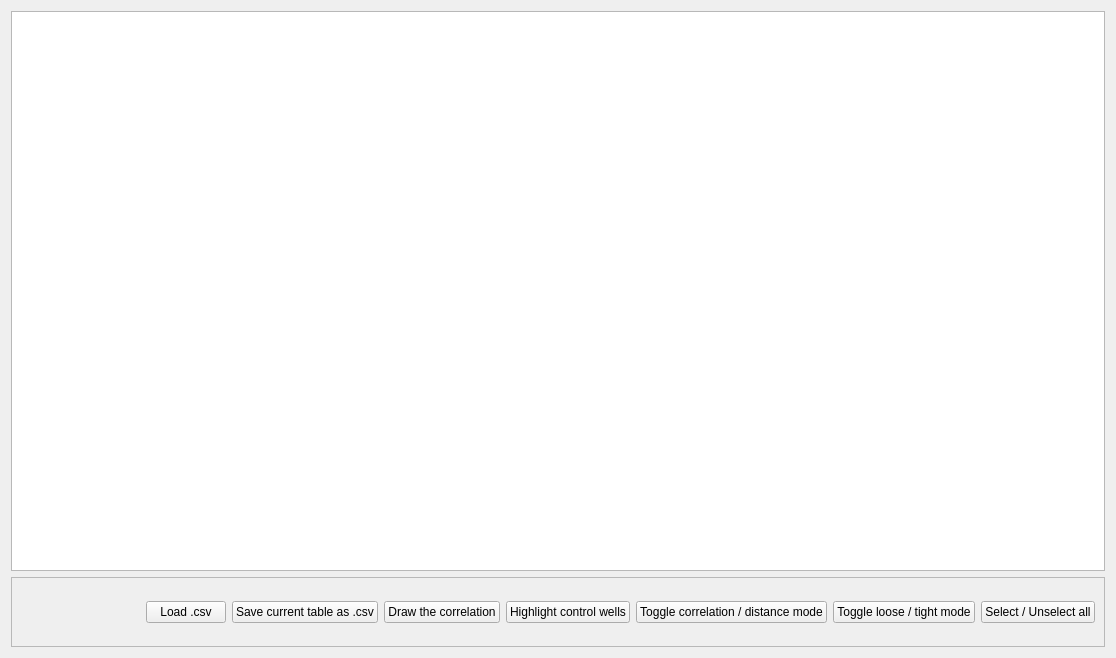
<?xml version="1.0" encoding="UTF-8"?>
<ui version="4.0">
 <class>CorrelationWidget</class>
 <widget class="QWidget" name="CorrelationWidget">
  <property name="geometry">
   <rect>
    <x>0</x>
    <y>0</y>
    <width>1116</width>
    <height>658</height>
   </rect>
  </property>
  <property name="windowTitle">
   <string>Form</string>
  </property>
  <layout class="QVBoxLayout" name="verticalLayout">
   <item>
    <widget class="QSplitter" name="splitter">
     <property name="orientation">
      <enum>Qt::Horizontal</enum>
     </property>
     <widget class="QTableWidget" name="tableWidget">
      <property name="sizePolicy">
       <sizepolicy hsizetype="Minimum" vsizetype="Expanding">
        <horstretch>0</horstretch>
        <verstretch>0</verstretch>
       </sizepolicy>
      </property>
      <property name="alternatingRowColors">
       <bool>false</bool>
      </property>
      <property name="gridStyle">
       <enum>Qt::SolidLine</enum>
      </property>
     </widget>
    </widget>
   </item>
   <item>
    <widget class="QScrollArea" name="scrollArea_2">
     <property name="sizePolicy">
      <sizepolicy hsizetype="Expanding" vsizetype="Maximum">
       <horstretch>0</horstretch>
       <verstretch>0</verstretch>
      </sizepolicy>
     </property>
     <property name="verticalScrollBarPolicy">
      <enum>Qt::ScrollBarAlwaysOff</enum>
     </property>
     <property name="widgetResizable">
      <bool>true</bool>
     </property>
     <widget class="QWidget" name="scrollAreaWidgetContents_2">
      <property name="geometry">
       <rect>
        <x>0</x>
        <y>0</y>
        <width>1368</width>
        <height>60</height>
       </rect>
      </property>
      <layout class="QHBoxLayout" name="horizontalLayout">
       <item>
        <widget class="QLabel" name="status">
         <property name="sizePolicy">
          <sizepolicy hsizetype="Minimum" vsizetype="Preferred">
           <horstretch>0</horstretch>
           <verstretch>0</verstretch>
          </sizepolicy>
         </property>
         <property name="frameShape">
          <enum>QFrame::NoFrame</enum>
         </property>
         <property name="text">
          <string/>
         </property>
         <property name="scaledContents">
          <bool>true</bool>
         </property>
         <property name="wordWrap">
          <bool>true</bool>
         </property>
        </widget>
       </item>
       <item>
        <spacer name="horizontalSpacer">
         <property name="orientation">
          <enum>Qt::Horizontal</enum>
         </property>
         <property name="sizeType">
          <enum>QSizePolicy::Expanding</enum>
         </property>
         <property name="sizeHint" stdset="0">
          <size>
           <width>40</width>
           <height>20</height>
          </size>
         </property>
        </spacer>
       </item>
       <item>
        <widget class="QPushButton" name="loadButton">
         <property name="text">
          <string>Load .csv</string>
         </property>
        </widget>
       </item>
       <item>
        <widget class="QPushButton" name="saveButton">
         <property name="text">
          <string>Save current table as .csv</string>
         </property>
        </widget>
       </item>
       <item>
        <widget class="QPushButton" name="drawButton">
         <property name="text">
          <string>Draw the correlation</string>
         </property>
        </widget>
       </item>
       <item>
        <widget class="QPushButton" name="importWellsButton">
         <property name="text">
          <string>Highlight control wells</string>
         </property>
        </widget>
       </item>
       <item>
        <widget class="QPushButton" name="switchModeButton">
         <property name="text">
          <string>Toggle correlation / distance mode</string>
         </property>
        </widget>
       </item>
       <item>
        <widget class="QPushButton" name="tightButton">
         <property name="text">
          <string>Toggle loose / tight mode</string>
         </property>
        </widget>
       </item>
       <item>
        <widget class="QPushButton" name="toggleSelectedButton">
         <property name="text">
          <string>Select / Unselect all</string>
         </property>
        </widget>
       </item>
      </layout>
     </widget>
    </widget>
   </item>
  </layout>
 </widget>
 <resources/>
 <connections/>
</ui>
